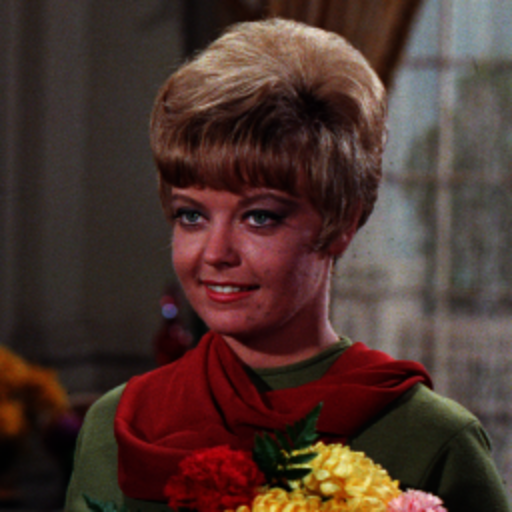
#> input picture data/host/Girl.bmp, 512 x 512 px; its folder holds only this picture in this run
$ python -i io.py   (imports and definitions only)
#> lines starting #> are read from the running program, lines starting #| are printed output that depends on the picture; after the words box and inside, x2 and y2 are one past the last pixel; in counts of white or black regions, pixels touching at a corner belong together
from __future__ import annotations
from pathlib import Path
import numpy as np
from PIL import Image

HOST_SIZE = 512
WM_SIZE = 64


def _alpha_composite_rgba_on_white(img: Image.Image) -> Image.Image:
    rgba = img.convert("RGBA")
    bg = Image.new("RGBA", rgba.size, (255, 255, 255, 255))
    return Image.alpha_composite(bg, rgba).convert("RGB")


def _excluded_host(path: str | Path) -> bool:
    """Disallow Lena/Lenna as an experimental host for this revision."""
    return Path(path).stem.casefold() in {"lena", "lenna"}


def load_host_rgb(path: str | Path, size: int = HOST_SIZE) -> np.ndarray:
    """Load an allowed host image as exact 24-bit RGB uint8."""
    path = Path(path)
    if _excluded_host(path):
        raise ValueError(f"Excluded host image (Lena/Lenna): {path}")
    img = Image.open(path)
    if img.mode == "RGBA":
        img = _alpha_composite_rgba_on_white(img)
    else:
        img = img.convert("RGB")
    if img.size != (size, size):
        raise ValueError(f"Host image must be {size}x{size}; got {img.size} for {path}")
    arr = np.asarray(img, dtype=np.uint8)
    if arr.ndim != 3 or arr.shape[2] != 3:
        raise ValueError(f"Host image must be 24-bit RGB: {path}")
    return arr


def load_watermark_binary(path: str | Path, size: int = WM_SIZE, threshold: int = 127, invert: bool = False) -> np.ndarray:
    """Load watermark as exact binary {0,255} uint8 image.

    RGBA watermarks are composited on white first to avoid losing transparent logos.
    """
#> called with path = '../../../data/host/Girl.bmp', size = 64, threshold = 127, invert = False
    path = Path(path)
    img = Image.open(path)
#> img is the input picture: PIL image 512x512 RGB; mean R, G, B 75.8, 52.6, 46.3
    if img.mode == "RGBA":
        img = _alpha_composite_rgba_on_white(img)
    else:
        img = img.convert("RGB")
    img = img.resize((size, size), Image.Resampling.NEAREST).convert("L")
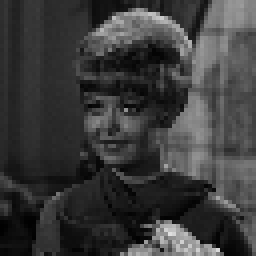
#> img: PIL image 64x64 L (shown 4 times larger); min 1, max 223, mean 58.9
    arr = np.asarray(img, dtype=np.uint8)
    out = np.where(arr >= threshold, 255, 0).astype(np.uint8)
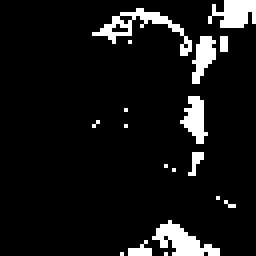
#> out: shape (64, 64) (shown 4 times larger); 8.3% white; 18 white regions (13 under 20 px), largest, box (x1, y1, x2, y2) and area: (23, 2, 48, 14) 73, (38, 55, 55, 64) 73, (52, 0, 64, 7) 59, (45, 24, 52, 36) 47, (48, 9, 54, 21) 43
    if invert:
        out = 255 - out
    return out


def save_image(path: str | Path, arr: np.ndarray) -> None:
    path = Path(path)
    path.parent.mkdir(parents=True, exist_ok=True)
    arr = np.asarray(arr)
    if arr.ndim == 2:
        Image.fromarray(np.clip(arr, 0, 255).astype(np.uint8), mode="L").save(path)
    elif arr.ndim == 3 and arr.shape[2] == 3:
        Image.fromarray(np.clip(arr, 0, 255).astype(np.uint8), mode="RGB").save(path)
    else:
        raise ValueError(f"Unsupported image shape for saving: {arr.shape}")


def list_image_files(folder: str | Path) -> list[Path]:
    folder = Path(folder)
    exts = {".png", ".jpg", ".jpeg", ".bmp", ".tif", ".tiff"}
    return sorted([p for p in folder.iterdir()
                   if p.is_file() and p.suffix.lower() in exts
                   and not _excluded_host(p)])

>>> result = load_watermark_binary('../../../data/host/Girl.bmp')

$ run again, on data/host/athens.bmp
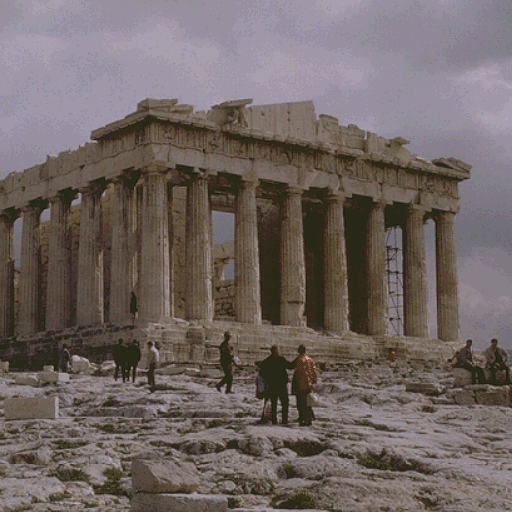
#> input picture data/host/athens.bmp, 512 x 512 px
#> in load_watermark_binary, img is the input picture: PIL image 512x512 RGB; mean R, G, B 112.4, 101.7, 99
#> in load_watermark_binary, `img = img.resize((size, size), Image.Resampling.NEAREST).convert("L")`:
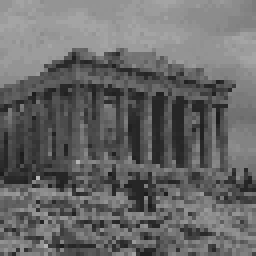
#> img: PIL image 64x64 L (shown 4 times larger); min 28, max 182, mean 104.1
#> in load_watermark_binary, `out = np.where(arr >= threshold, 255, 0).astype(np.uint8)`:
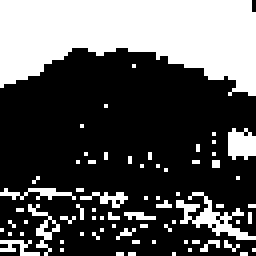
#> out: shape (64, 64) (shown 4 times larger); 34.3% white; 71 white regions (64 under 20 px), largest, box (x1, y1, x2, y2) and area: (0, 0, 64, 24) 1058, (44, 48, 64, 60) 76, (57, 32, 64, 40) 44
